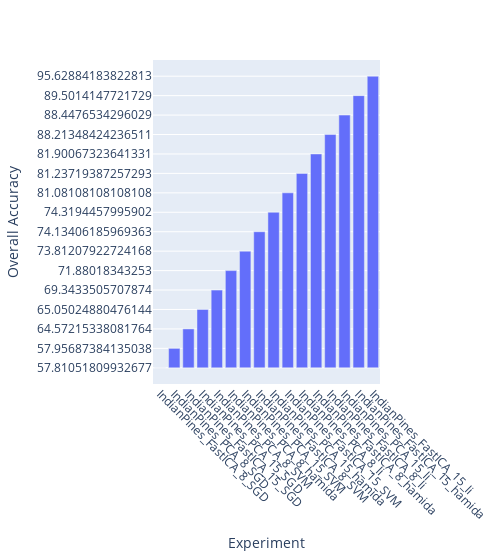

Here is the notebook cell this chart was saved with:
### Code cell
arr = np.array([[exp, dict_results[exp]['Accuracy'][0]] for exp in dict_results])
sorted_data = arr[np.argsort(arr[:, 1])]


fig = px.bar({'Overall Accuracy':[data[1] for data in sorted_data],
              'Experiment': [data[0] for data in sorted_data]}, x='Experiment', y='Overall Accuracy',
              width=500)
fig.update_xaxes(tickangle=45)
fig.show()

### Figure 1 — Plotly figure (JSON) as saved in the notebook; plotly's stock layout.template omitted (floating-point values rounded to 4 significant figures)
{"data": [{"alignmentgroup": "True", "hovertemplate": "Experiment=%{x}<br>Overall Accuracy=%{y}<extra></extra>", "legendgroup": "", "marker": {"color": "#636efa", "pattern": {"shape": ""}}, "name": "", "offsetgroup": "", "orientation": "v", "showlegend": false, "textposition": "auto", "type": "bar", "x": ["IndianPines_FastICA_8_SGD", "IndianPines_PCA_8_SGD", "IndianPines_FastICA_15_SGD", "IndianPines_PCA_15_SGD", "IndianPines_PCA_8_SVM", "IndianPines_PCA_8_hamida", "IndianPines_PCA_15_SVM", "IndianPines_FastICA_8_SVM", "IndianPines_PCA_15_hamida", "IndianPines_FastICA_15_SVM", "IndianPines_PCA_8_li", "IndianPines_FastICA_8_hamida", "IndianPines_FastICA_8_li", "IndianPines_PCA_15_li", "IndianPines_FastICA_15_hamida", "IndianPines_FastICA_15_li"], "xaxis": "x", "y": ["57.81051809932677", "57.95687384135038", "64.57215338081764", "65.05024880476144", "69.3433505707874", "71.88018343253", "73.81207922724168", "74.13406185969363", "74.3194457995902", "81.08108108108108", "81.23719387257293", "81.90067323641331", "88.21348424236511", "88.4476534296029", "89.5014147721729", "95.62884183822813"], "yaxis": "y"}], "layout": {"barmode": "relative", "legend": {"tracegroupgap": 0}, "margin": {"t": 60}, "width": 500, "xaxis": {"anchor": "y", "domain": [0, 1], "tickangle": 45, "title": {"text": "Experiment"}}, "yaxis": {"anchor": "x", "domain": [0, 1], "title": {"text": "Overall Accuracy"}}}}
